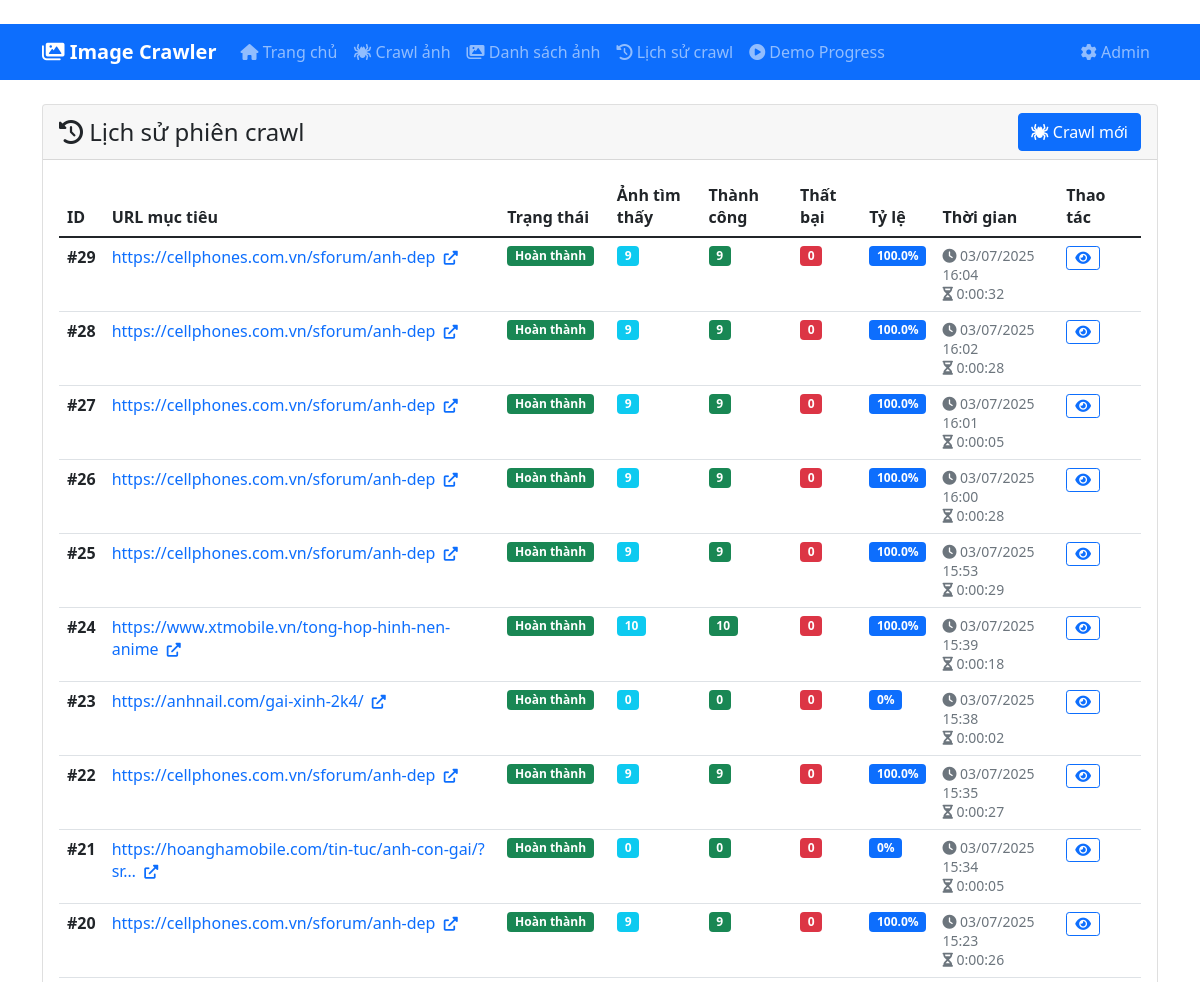
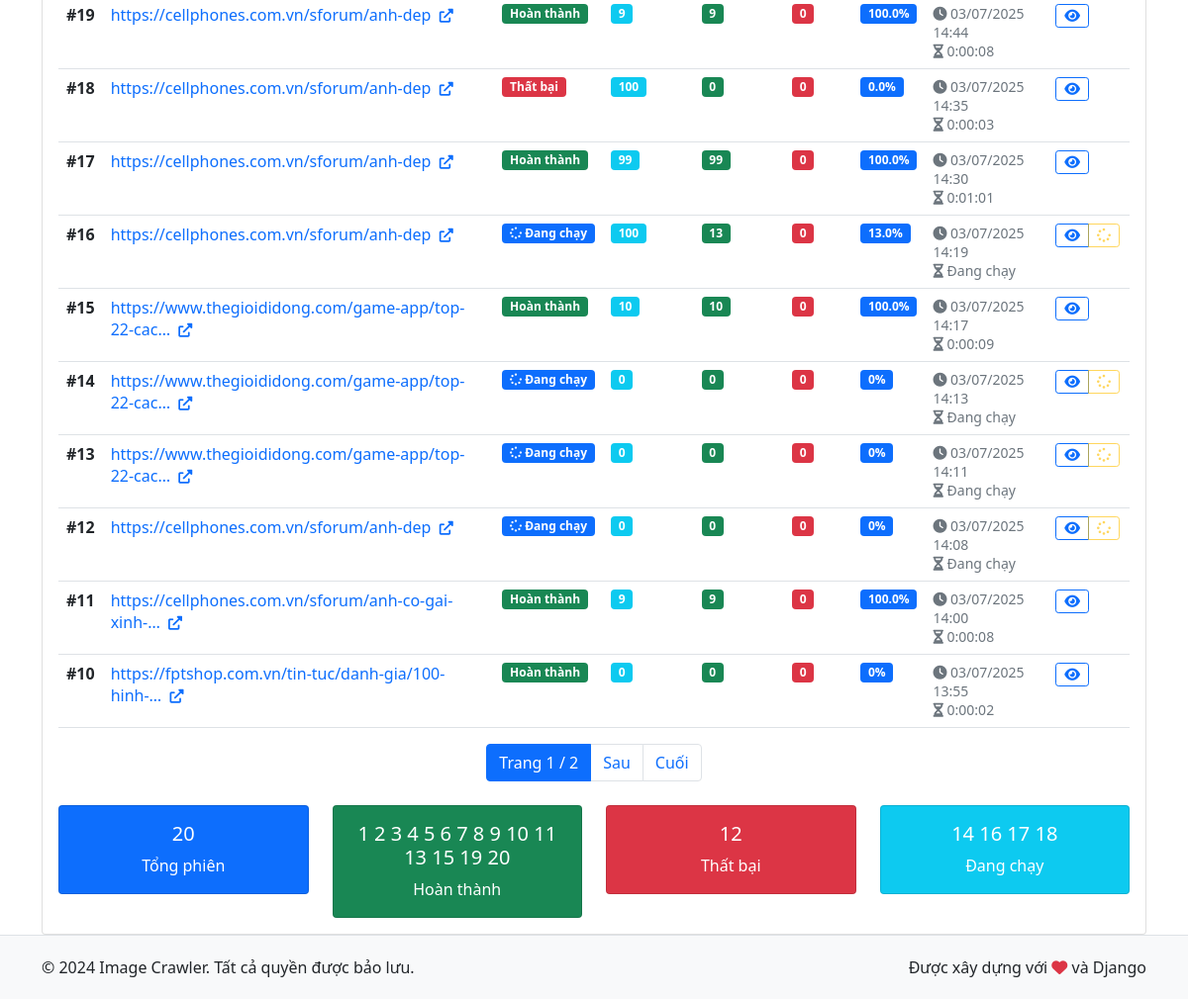
Before: /sessions/ with the older database file (2 pictures, top to bottom).
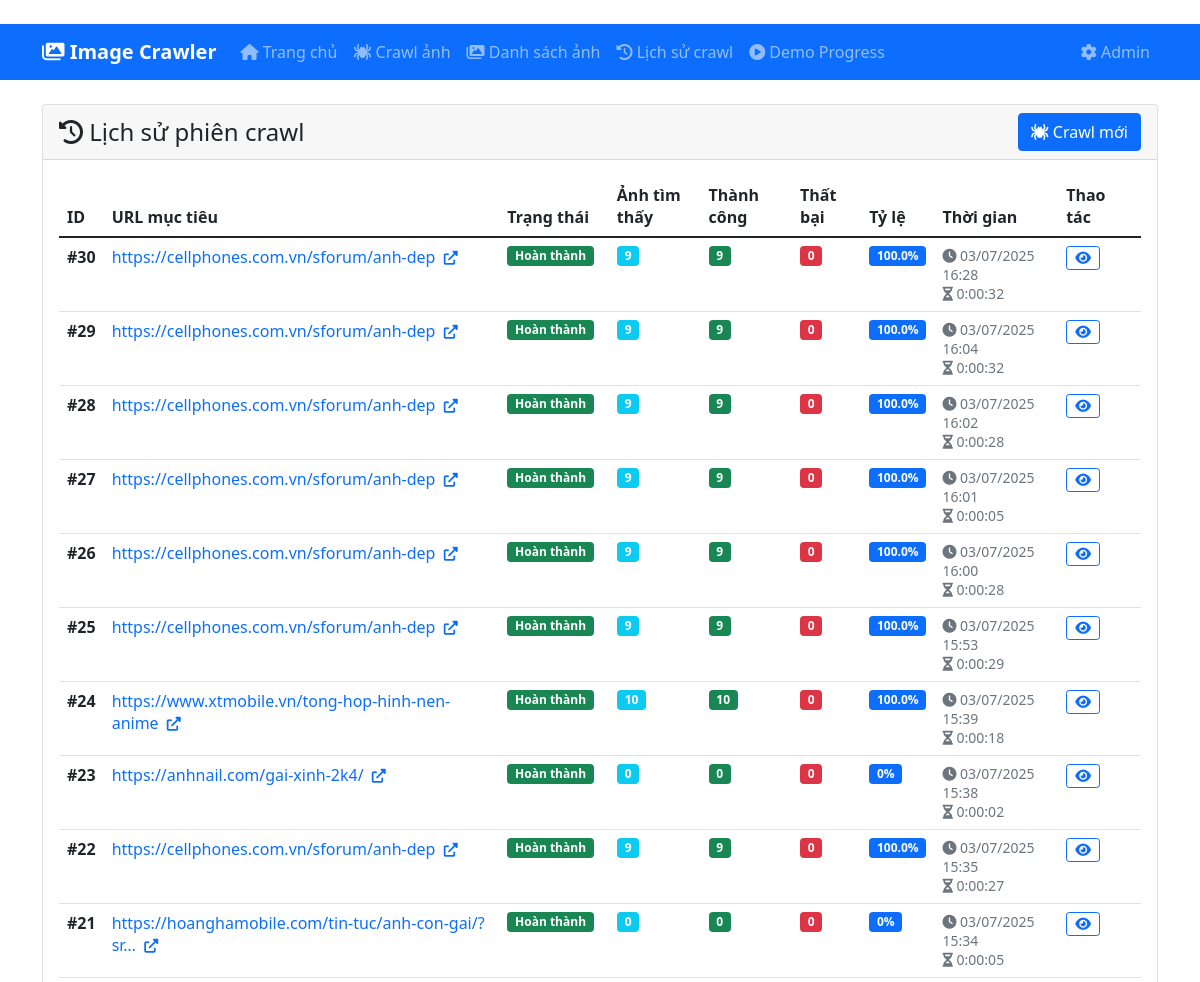
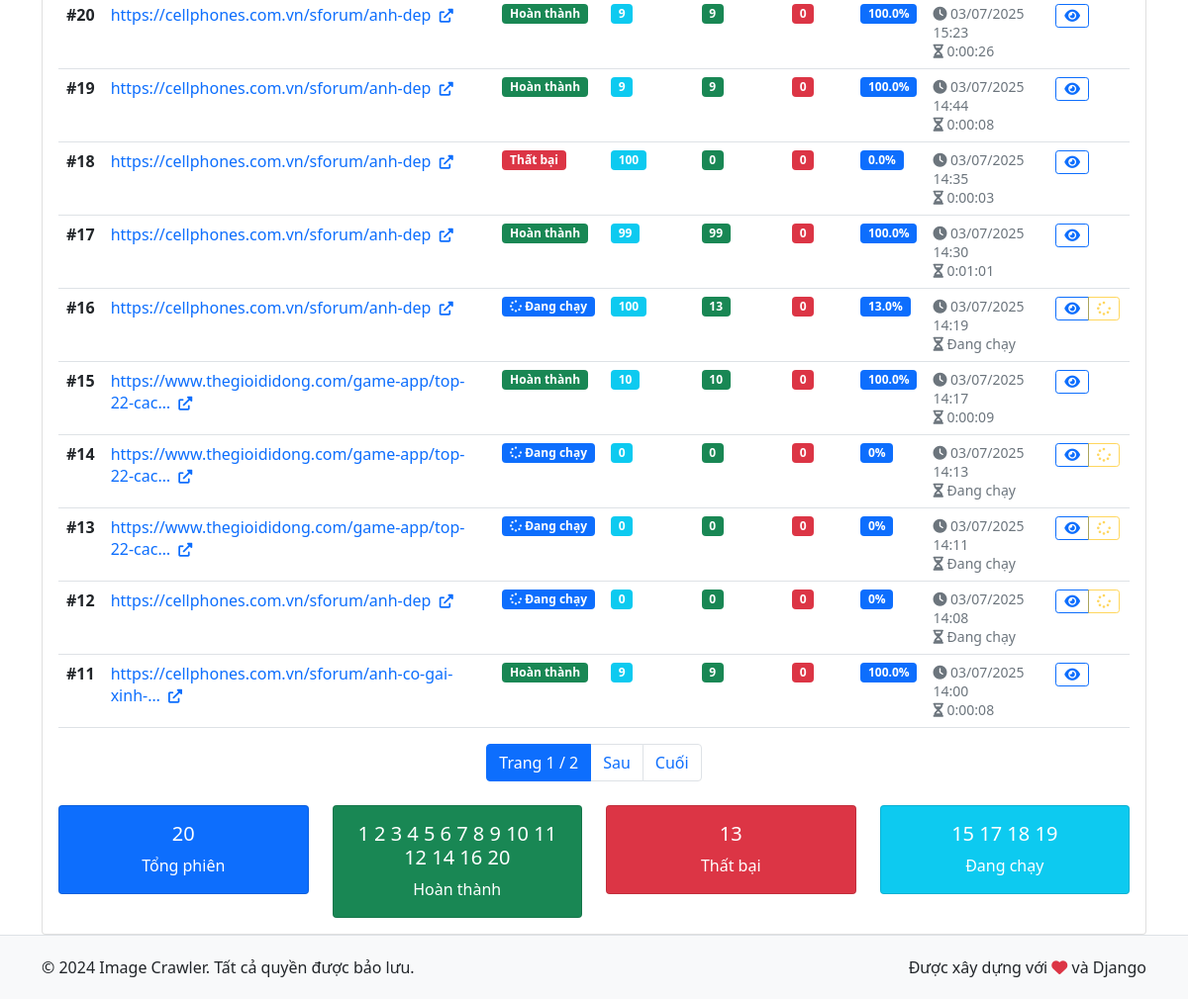
After: the same page with the newer database file (2 pictures, top to bottom).
### image_crawler/models.py (models this page shows, shortened)
class CrawlSession(models.Model):
    target_url = models.URLField(verbose_name="URL mục tiêu", max_length=500)
    started_at = models.DateTimeField(verbose_name="Bắt đầu", default=timezone.now)
    finished_at = models.DateTimeField(verbose_name="Kết thúc", null=True, blank=True)
    total_images_found = models.PositiveIntegerField(verbose_name="Tổng ảnh tìm thấy", default=0)
    images_downloaded = models.PositiveIntegerField(verbose_name="Ảnh đã tải", default=0)
    images_failed = models.PositiveIntegerField(verbose_name="Ảnh thất bại", default=0)
    STATUS_CHOICES = [
        ('running', 'Đang chạy'),
        ('completed', 'Hoàn thành'),
        ('failed', 'Thất bại'),
        ('cancelled', 'Đã hủy'),
    ]
    status = models.CharField(
        verbose_name="Trạng thái",
        max_length=20,
        choices=STATUS_CHOICES,
        default='running'
    )
    notes = models.TextField(verbose_name="Ghi chú", blank=True)
    class Meta:
        verbose_name = "Phiên crawl"
        verbose_name_plural = "Phiên crawl"
        ordering = ['-started_at']
    def get_duration(self):
        if self.finished_at:
            duration = self.finished_at - self.started_at
            return str(duration).split('.')[0]  # Bỏ microseconds
        return "Đang chạy"
    def get_success_rate(self):
        if self.total_images_found > 0:
            return f"{(self.images_downloaded / self.total_images_found * 100):.1f}%"
        return "0%"

### image_crawler/views.py (the view)
# urls.py: path('sessions/', views.session_list, name='session_list'),
def session_list(request):
    sessions = CrawlSession.objects.all()
    paginator = Paginator(sessions, 20)
    page_number = request.GET.get('page')
    page_obj = paginator.get_page(page_number)
    context = {
        'page_obj': page_obj,
        'sessions': page_obj,
    }
    return render(request, 'image_crawler/session_list.html', context)

### templates/image_crawler/session_list.html (shortened to what the changed rows need)
﻿{% extends 'image_crawler/base.html' %}
{% block content %}
<div class="row">
    <div class="col-md-12">
        <div class="card">
            <div class="card-body">
                {% if sessions %}
                    <div class="table-responsive">
                        <table class="table table-hover">
                            <thead>
                                <tr>
                                    <th>ID</th>
                                    <th>URL mục tiêu</th>
                                    <th>Trạng thái</th>
                                    <th>Ảnh tìm thấy</th>
                                    <th>Thành công</th>
                                    <th>Thất bại</th>
                                    <th>Tỷ lệ</th>
                                    <th>Thời gian</th>
                                    <th>Thao tác</th>
                                </tr>
                            </thead>
                            <tbody>
                                {% for session in sessions %}
                                <tr>
                                    <td>
                                        <strong>#{{ session.id }}</strong>
                                    </td>
                                    <td>
                                        <a href="{{ session.target_url }}" target="_blank" class="text-decoration-none">
                                            {{ session.target_url|truncatechars:50 }}
                                            <i class="fas fa-external-link-alt ms-1 small"></i>
                                        </a>
                                    </td>
                                    <td>
                                        {% if session.status == 'completed' %}
                                            <span class="badge bg-success">Hoàn thành</span>
                                        {% elif session.status == 'failed' %}
                                            <span class="badge bg-danger">Thất bại</span>
                                        {% elif session.status == 'running' %}
                                            <span class="badge bg-primary">
                                                <i class="fas fa-spinner fa-spin"></i> Đang chạy
                                            </span>
                                        {% elif session.status == 'cancelled' %}
                                            <span class="badge bg-warning">Đã hủy</span>
                                        {% else %}
                                            <span class="badge bg-secondary">{{ session.status }}</span>
                                        {% endif %}
                                    </td>
                                    <td>
                                        <span class="badge bg-info">{{ session.total_images_found }}</span>
                                    </td>
                                    <td>
                                        <span class="badge bg-success">{{ session.images_downloaded }}</span>
                                    </td>
                                    <td>
                                        <span class="badge bg-danger">{{ session.images_failed }}</span>
                                    </td>
                                    <td>
                                        <span class="badge bg-primary">{{ session.get_success_rate }}</span>
                                    </td>
                                    <td>
                                        <small class="text-muted">
                                            <i class="fas fa-clock"></i> {{ session.started_at|date:"d/m/Y H:i" }}<br>
                                            <i class="fas fa-hourglass-half"></i> {{ session.get_duration }}
                                        </small>
                                    </td>
                                    <td>
                                        <div class="btn-group" role="group">
                                            <a href="{% url 'image_crawler:session_detail' session.id %}"
                                               class="btn btn-sm btn-outline-primary" title="Chi tiết">
                                                <i class="fas fa-eye"></i>
                                            </a>
                                            {% if session.status == 'running' %}
                                                <button class="btn btn-sm btn-outline-warning" title="Đang chạy" disabled>
                                                    <i class="fas fa-spinner fa-spin"></i>
                                                </button>
                                            {% endif %}
                                        </div>
                                    </td>
                                </tr>
                                {% endfor %}
                            </tbody>
                        </table>
                    </div>
                    <div class="row mt-4">
                        <div class="col-md-3">
                            <div class="card bg-success text-white">
                                <div class="card-body text-center">
                                    <h5>
                                        {% for session in sessions %}
                                            {% if session.status == 'completed' %}{{ forloop.counter0|add:1 }}{% endif %}
                                        {% empty %}0{% endfor %}
                                    </h5>
                                    <p class="mb-0">Hoàn thành</p>
                                </div>
                            </div>
                        </div>
                        <div class="col-md-3">
                            <div class="card bg-danger text-white">
                                <div class="card-body text-center">
                                    <h5>
                                        {% for session in sessions %}
                                            {% if session.status == 'failed' %}{{ forloop.counter0|add:1 }}{% endif %}
                                        {% empty %}0{% endfor %}
                                    </h5>
                                    <p class="mb-0">Thất bại</p>
                                </div>
                            </div>
                        </div>
                        <div class="col-md-3">
                            <div class="card bg-info text-white">
                                <div class="card-body text-center">
                                    <h5>
                                        {% for session in sessions %}
                                            {% if session.status == 'running' %}{{ forloop.counter0|add:1 }}{% endif %}
                                        {% empty %}0{% endfor %}
                                    </h5>
                                    <p class="mb-0">Đang chạy</p>
                                </div>
                            </div>
                        </div>
                    </div>
                {% endif %}
            </div>
        </div>
    </div>
</div>
{% endblock %}

Changed rows visible on the page:
no longer on this page (row unchanged): CrawlSession: id "10", target_url "https://fptshop.com.vn/tin-tuc/danh-gia/100-hinh-…", status "Hoàn thành", total_images_found "0", images_downloaded "0", images_failed "0", get_success_rate "0%", started_at "03/07/2025 13:55", get_duration "0:00:02"
added CrawlSession: id "30", target_url "https://cellphones.com.vn/sforum/anh-dep", status "Hoàn thành", total_images_found "9", images_downloaded "9", images_failed "0", get_success_rate "100.0%", started_at "03/07/2025 16:28", get_duration "0:00:32"
